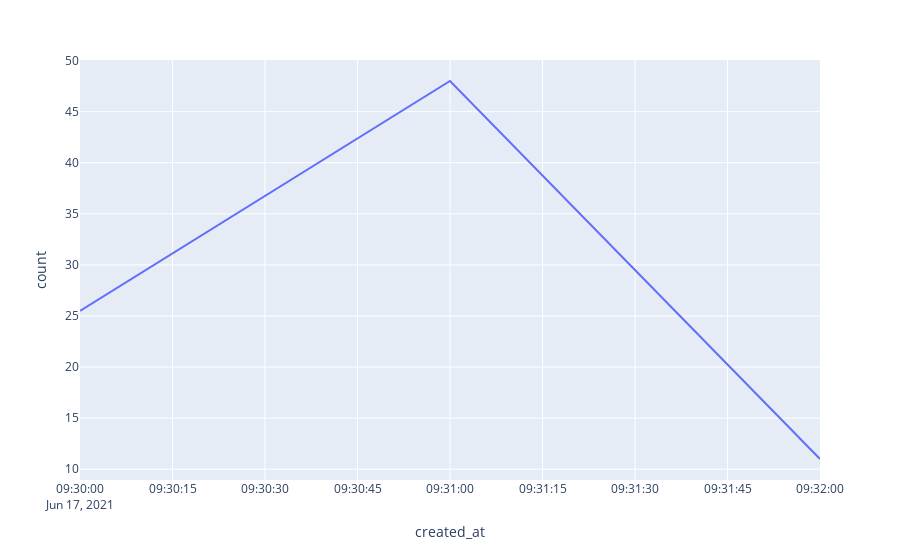

Notebook source saved alongside this figure:
### Code cell
px.line(grouped, x='created_at', y='count')

### Figure 1 — Plotly figure (JSON) as saved in the notebook; plotly's stock layout.template omitted (floating-point values rounded to 4 significant figures)
{"data": [{"hovertemplate": "created_at=%{x}<br>count=%{y}<extra></extra>", "legendgroup": "", "line": {"color": "#636efa", "dash": "solid"}, "mode": "lines", "name": "", "orientation": "v", "showlegend": false, "type": "scatter", "x": ["2021-06-17T09:30:00", "2021-06-17T09:31:00", "2021-06-17T09:32:00"], "xaxis": "x", "y": [25.5, 48, 11], "yaxis": "y"}], "layout": {"legend": {"tracegroupgap": 0}, "margin": {"t": 60}, "xaxis": {"anchor": "y", "domain": [0, 1], "title": {"text": "created_at"}}, "yaxis": {"anchor": "x", "domain": [0, 1], "title": {"text": "count"}}}}
